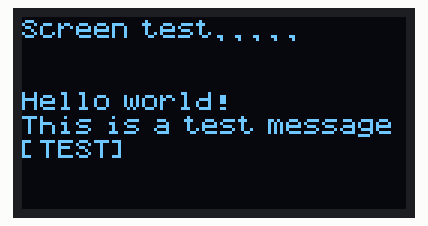
Recording of a sketch running on a simulated Arduino Uno, built with avr-gcc and run on an emulated ATmega328P. Shown: 128×64 one-colour display. Wiring (inferred from the names in the program): SSD1306 OLED at I2C address 0x3C. The OLED's hardware scrolling is not drawn.

Above: at 0.73 s.

The sketch:

text_example.ino
```cpp
#include <Wire.h>

// 8x8 font, stored outside of class so it can be stored in memery
const uint8_t font8x8[][6] PROGMEM = {
    {0x00,0x00,0x00,0x00,0x00,0x00}, // 0  (null)
    {0x00,0x00,0x00,0x00,0x00,0x00}, // 1
    {0x00,0x00,0x00,0x00,0x00,0x00}, // 2
    {0x00,0x00,0x00,0x00,0x00,0x00}, // 3
    {0x00,0x00,0x00,0x00,0x00,0x00}, // 4
    {0x00,0x00,0x00,0x00,0x00,0x00}, // 5
    {0x00,0x00,0x00,0x00,0x00,0x00}, // 6
    {0x00,0x00,0x00,0x00,0x00,0x00}, // 7
    {0x00,0x00,0x00,0x00,0x00,0x00}, // 8
    {0x00,0x00,0x00,0x00,0x00,0x00}, // 9
    {0x00,0x00,0x00,0x00,0x00,0x00}, // 10
    {0x00,0x00,0x00,0x00,0x00,0x00}, // 11
    {0x00,0x00,0x00,0x00,0x00,0x00}, // 12
    {0x00,0x00,0x00,0x00,0x00,0x00}, // 13
    {0x00,0x00,0x00,0x00,0x00,0x00}, // 14
    {0x00,0x00,0x00,0x00,0x00,0x00}, // 15
    {0x00,0x00,0x00,0x00,0x00,0x00}, // 16
    {0x00,0x00,0x00,0x00,0x00,0x00}, // 17
    {0x00,0x00,0x00,0x00,0x00,0x00}, // 18
    {0x00,0x00,0x00,0x00,0x00,0x00}, // 19
    {0x00,0x00,0x00,0x00,0x00,0x00}, // 20
    {0x00,0x00,0x00,0x00,0x00,0x00}, // 21
    {0x00,0x00,0x00,0x00,0x00,0x00}, // 22
    {0x00,0x00,0x00,0x00,0x00,0x00}, // 23
    {0x00,0x00,0x00,0x00,0x00,0x00}, // 24
    {0x00,0x00,0x00,0x00,0x00,0x00}, // 25
    {0x00,0x00,0x00,0x00,0x00,0x00}, // 26
    {0x00,0x00,0x00,0x00,0x00,0x00}, // 27
    {0x00,0x00,0x00,0x00,0x00,0x00}, // 28
    {0x00,0x00,0x00,0x00,0x00,0x00}, // 29
    {0x00,0x00,0x00,0x00,0x00,0x00}, // 30
    {0x00,0x00,0x00,0x00,0x00,0x00}, // 31
    {0x00,0x00,0x00,0x00,0x00,0x00}, // 32  space
    {0x00,0x00,0x5C,0x5C,0x00,0x00}, // 33  !
    {0x00,0x0E,0x00,0x0E,0x00,0x00}, // 34  "
    {0x28,0x7C,0x28,0x7C,0x28,0x00}, // 35  #
    {0x00,0x24,0x2A,0x7F,0x2A,0x12}, // 36  $
    {0x00,0x46,0x26,0x10,0xC8,0xC4}, // 37  %
    {0x00,0x34,0x4A,0x54,0x20,0x50}, // 38  &
    {0x00,0x00,0x0E,0x00,0x00,0x00}, // 39  '
    {0x00,0x3C,0x42,0x00,0x00,0x00}, // 40  (
    {0x00,0x42,0x3C,0x00,0x00,0x00}, // 41  )
    {0x10,0x54,0x38,0x54,0x10,0x00}, // 42  *
    {0x10,0x10,0x7C,0x10,0x10,0x00}, // 43  +
    {0x00,0xC0,0x40,0x00,0x00,0x00}, // 44  ,
    {0x10,0x10,0x10,0x10,0x00,0x00}, // 45  -
    {0x00,0x40,0xC0,0x00,0x00,0x00}, // 46  .
    {0x40,0x20,0x10,0x08,0x04,0x00}, // 47  /
    {0x3C,0x42,0x42,0x42,0x3C,0x00}, // 48  0
    {0x00,0x44,0x7E,0x40,0x00,0x00}, // 49  1
    {0x64,0x52,0x52,0x52,0x4C,0x00}, // 50  2
    {0x24,0x42,0x42,0x4A,0x34,0x00}, // 51  3
    {0x30,0x28,0x24,0x7E,0x20,0x00}, // 52  4
    {0x2E,0x4A,0x4A,0x4A,0x32,0x00}, // 53  5
    {0x3C,0x4A,0x4A,0x4A,0x30,0x00}, // 54  6
    {0x02,0x02,0x62,0x12,0x0E,0x00}, // 55  7
    {0x34,0x4A,0x4A,0x4A,0x34,0x00}, // 56  8
    {0x0C,0x52,0x52,0x52,0x3C,0x00}, // 57  9
    {0x00,0x44,0xC0,0x00,0x00,0x00}, // 58  :
    {0x00,0xC4,0x40,0x00,0x00,0x00}, // 59  ;
    {0x10,0x28,0x44,0x00,0x00,0x00}, // 60  <
    {0x28,0x28,0x28,0x28,0x00,0x00}, // 61  =
    {0x44,0x28,0x10,0x00,0x00,0x00}, // 62  >
    {0x04,0x02,0x52,0x0A,0x04,0x00}, // 63  ?
    {0x3C,0x42,0x5A,0x56,0x2C,0x00}, // 64  @
    {0x7C,0x12,0x12,0x12,0x7C,0x00}, // 65  A
    {0x7E,0x4A,0x4A,0x4A,0x34,0x00}, // 66  B
    {0x3C,0x42,0x42,0x42,0x24,0x00}, // 67  C
    {0x7E,0x42,0x42,0x42,0x3C,0x00}, // 68  D
    {0x7E,0x4A,0x4A,0x4A,0x42,0x00}, // 69  E
    {0x7E,0x0A,0x0A,0x0A,0x02,0x00}, // 70  F
    {0x3C,0x42,0x52,0x52,0x34,0x00}, // 71  G
    {0x7E,0x08,0x08,0x08,0x7E,0x00}, // 72  H
    {0x00,0x42,0x7E,0x42,0x00,0x00}, // 73  I
    {0x20,0x42,0x3E,0x02,0x00,0x00}, // 74  J
    {0x7E,0x18,0x24,0x42,0x00,0x00}, // 75  K
    {0x7E,0x40,0x40,0x40,0x00,0x00}, // 76  L
    {0x7E,0x0C,0x30,0x0C,0x7E,0x00}, // 77  M
    {0x7E,0x0C,0x30,0x40,0x7E,0x00}, // 78  N
    {0x3C,0x42,0x42,0x42,0x3C,0x00}, // 79  O
    {0x7E,0x12,0x12,0x12,0x0C,0x00}, // 80  P
    {0x3C,0x42,0x52,0x22,0x5C,0x00}, // 81  Q
    {0x7E,0x12,0x12,0x32,0x4C,0x00}, // 82  R
    {0x24,0x4A,0x4A,0x52,0x24,0x00}, // 83  S
    {0x02,0x02,0x7E,0x02,0x02,0x00}, // 84  T
    {0x3E,0x40,0x40,0x40,0x3E,0x00}, // 85  U
    {0x1E,0x60,0x40,0x60,0x1E,0x00}, // 86  V
    {0x3E,0x40,0x38,0x40,0x3E,0x00}, // 87  W
    {0x42,0x24,0x18,0x24,0x42,0x00}, // 88  X
    {0x06,0x08,0x70,0x08,0x06,0x00}, // 89  Y
    {0x42,0x62,0x52,0x4A,0x46,0x00}, // 90  Z
    {0x7E,0x42,0x42,0x00,0x00,0x00}, // 91  [
    {0x04,0x08,0x10,0x20,0x40,0x00}, // 92  backslash
    {0x42,0x42,0x7E,0x00,0x00,0x00}, // 93  ]
    {0x08,0x04,0x7E,0x04,0x08,0x00}, // 94  ^
    {0x80,0x80,0x80,0x80,0x80,0x00}, // 95  _
    {0x00,0x02,0x04,0x08,0x00,0x00}, // 96  `
    {0x20,0x54,0x54,0x54,0x78,0x00}, // 97  a
    {0x7E,0x48,0x48,0x48,0x30,0x00}, // 98  b
    {0x38,0x44,0x44,0x44,0x20,0x00}, // 99  c
    {0x30,0x48,0x48,0x48,0x7E,0x00}, // 100 d
    {0x38,0x54,0x54,0x54,0x58,0x00}, // 101 e
    {0x00,0x48,0x7C,0x4A,0x02,0x00}, // 102 f
    {0x98,0xA4,0xA4,0xA4,0x7C,0x00}, // 103 g
    {0x7E,0x08,0x08,0x08,0x70,0x00}, // 104 h
    {0x00,0x48,0x7A,0x40,0x00,0x00}, // 105 i
    {0x40,0x80,0x84,0x7A,0x00,0x00}, // 106 j
    {0x7E,0x10,0x28,0x44,0x00,0x00}, // 107 k
    {0x00,0x42,0x7E,0x40,0x00,0x00}, // 108 l
    {0x7C,0x04,0x78,0x04,0x78,0x00}, // 109 m
    {0x7C,0x04,0x04,0x04,0x78,0x00}, // 110 n
    {0x38,0x44,0x44,0x44,0x38,0x00}, // 111 o
    {0xFC,0x24,0x24,0x24,0x18,0x00}, // 112 p
    {0x18,0x24,0x24,0x24,0xFC,0x00}, // 113 q
    {0x7C,0x08,0x04,0x04,0x08,0x00}, // 114 r
    {0x48,0x54,0x54,0x54,0x24,0x00}, // 115 s
    {0x04,0x3E,0x44,0x40,0x20,0x00}, // 116 t
    {0x3C,0x40,0x40,0x40,0x3C,0x00}, // 117 u
    {0x1C,0x20,0x40,0x20,0x1C,0x00}, // 118 v
    {0x3C,0x40,0x38,0x40,0x3C,0x00}, // 119 w
    {0x44,0x28,0x10,0x28,0x44,0x00}, // 120 x
    {0x9C,0xA0,0x60,0x20,0x1C,0x00}, // 121 y
    {0x44,0x64,0x54,0x4C,0x44,0x00}, // 122 z
    {0x10,0x6C,0x44,0x00,0x00,0x00}, // 123 {
    {0x00,0x7E,0x00,0x00,0x00,0x00}, // 124 |
    {0x44,0x6C,0x10,0x00,0x00,0x00}, // 125 }
    {0x08,0x04,0x08,0x10,0x08,0x00}, // 126 ~
    {0x00,0x00,0x00,0x00,0x00,0x00}  // 127 DEL

    /* FONT TEST:
        oled.println("abcdefghijklm");
        oled.println("nopqrstuvwxyz");
        oled.println("ABCDEFGHIJKLM");
        oled.println("NOPQRSTUVWXYZ");
        oled.println("0123456789");
        oled.println(":;!#$%&'()*+,-./");
        oled.println("<=>?@[]^_`{|}~\"\\");
    */
  };

class OLEDIIC_interface {
private:
    uint8_t screenAddress;
    uint8_t screenWidth;
    uint8_t screenHeight;
    uint8_t screenPages;

    uint8_t cursorX = 0;
    uint8_t cursorPage = 0;

    // Send I2C command
    void sendCommand(uint8_t cmd) {
        Wire.beginTransmission(screenAddress);
        Wire.write(0x00);
        Wire.write(cmd);
        Wire.endTransmission();
    }

    // Add font character to screen
    void printChar(char character) {
        // Read index from ASCII table
        uint8_t charIndex = character;

        // Turn out of bound characters into spaces
        if (character < 32 || character > 127) charIndex = 32;

        // If character space, do special handling, else send font data to screen
        if(character==32){sendData(0x00);sendData(0x00);sendData(0x00);sendData(0x00);return;}
        for (uint8_t i = 0; i < 6; i++) {
            uint8_t data = pgm_read_byte(&font8x8[charIndex][i]);
            sendData(data);
        }
    }

public:
    // Screen address and size variables
    OLEDIIC_interface(uint8_t address, uint8_t width, uint8_t height): screenAddress(address), screenWidth(width), screenHeight(height), screenPages(height / 8){}

    // OLED initialization sequence
    void begin() {
        Wire.begin();

        // Start display off
        sendCommand(0xAE);

        // Setup clock divide ratio, with a refreash rate of ~100Hz
        sendCommand(0xD5);
        sendCommand(0x80);

        // Set number of screen lines, 64
        sendCommand(0xA8);
        sendCommand(0x3F);

        // Set display offset, none
        sendCommand(0xD3);
        sendCommand(0x00);

        // Set start line to 0
        sendCommand(0x40);

        // Enable capacitor to ensure screen has sificent voltage
        sendCommand(0x8D);
        sendCommand(0x14);

        // Set memory addressing mode
        sendCommand(0x20);
        sendCommand(0x00);

        // Set screen orientation
        sendCommand(0xA1);
        sendCommand(0xC8);

        // Set default com pin hardware mappings
        sendCommand(0xDA);
        sendCommand(0x12);

        // Set the contrast to the default
        sendCommand(0x81);
        sendCommand(0xCF);

        // Pixle charge time, defult, affects brightness and stability
        sendCommand(0xD9);
        sendCommand(0xF1);

        // Set idial voltage to prevent ghosting, VCOMH deselect level (0.77xVCC)
        sendCommand(0xDB);
        sendCommand(0x40);

        // Set default RAM usage for graphics
        sendCommand(0xA4);
        sendCommand(0xA6);

        // Set screen scroll mode
        sendCommand(0x2F);

        // Turn on and clear display
        sendCommand(0xAF);
        clear();
    }

    // Send data to screen
    void sendData(uint8_t data) {
        Wire.beginTransmission(screenAddress);
        Wire.write(0x40);  // Data mode
        Wire.write(data);
        Wire.endTransmission();
    }

    // Set screen to black
    void clear() {
        // Fill entire screen with zeros
        for (uint8_t page = 0; page < screenPages; page++) {
            setCursor(page, 0);
            for (uint8_t col = 0; col < screenWidth; col++) {
                sendData(0x00);
            }
        }
        cursorPage = 0;
        cursorX = 0;
    }

    // Set cursor position on screen
    void setCursor(uint8_t page, uint8_t column) {
        cursorPage = page;
        cursorX = column;

        sendCommand(0xB0 + page);                    // Set page
        sendCommand(0x00 + (column & 0x0F));            // Set low column
        sendCommand(0x10 + ((column >> 4) & 0x0F));     // Set high column
    }

    // Handle regular print strings
    void print(const char* str) {
        while (*str) {
            printChar(*str);
            str++;
        }
    }

    // Handle println strings
    void println(const char* str) {
        print(str);
        cursorPage++;
        cursorX = 0;
        if (cursorPage < screenPages) setCursor(cursorPage, 0);
    }

    // Draw single pixle
    void drawPixel(uint8_t page, uint8_t column, uint8_t pattern) {
        setCursor(page, column);
        sendData(pattern);
    }

    void reset() {
        // Send software reset command sequence
        sendCommand(0xAE);  // Turn off display (some OLEDs use 0xAE)
        delay(10);

        // Re-run initialization sequence
        sendCommand(0xAE);  // Display off
        sendCommand(0xD5);  // Set display clock divide
        sendCommand(0x80);
        sendCommand(0xA8);  // Set multiplex
        sendCommand(0x3F);
        sendCommand(0xD3);  // Set display offset
        sendCommand(0x00);
        sendCommand(0x40);  // Set start line
        sendCommand(0x8D);  // Charge pump
        sendCommand(0x14);
        sendCommand(0x20);  // Memory mode
        sendCommand(0x00);
        sendCommand(0xA1);  // Segment remap
        sendCommand(0xC8);  // COM scan direction
        sendCommand(0xDA);  // COM pins
        sendCommand(0x12);
        sendCommand(0x81);  // Contrast
        sendCommand(0x10);
        sendCommand(0xD9);  // Pre-charge
        sendCommand(0x11);
        sendCommand(0xDB);  // VCOM detect
        sendCommand(0x20);
        sendCommand(0xA4);  // Display on resume
        sendCommand(0xA6);  // Normal display
        sendCommand(0x2E);  // Scroll on
        sendCommand(0xAF);  // Display on

        clear();  // Clear the display
    }
};

// Initalize I2C class
OLEDIIC_interface screen1(0x3C, 128, 64);

void setup() {
    // Enable I2C, and wait for screen startup
    Wire.begin();
    delay(100);

    // Start screen with (I2C address, width, height), reset to defults
    screen1.begin();
    //screen1.reset();
    //screen1.clear();
    screen1.setCursor(0, 0);

    // Add test to screen
    screen1.println("");
    screen1.println("");
    screen1.println("");
    screen1.println("Hello world!");
    screen1.print("This is a test message [TEST]");
}

// Short loading animation
void loop() {
    static uint8_t dots = 5;
    screen1.setCursor(0, 0);
    screen1.print("Screen test");
    for (uint8_t i = 0; i < dots; i++) {
        screen1.print(".");
    }
    screen1.print("       ");
    dots++;
    if (dots > 5) dots = 1;
    delay(250);
}
```
